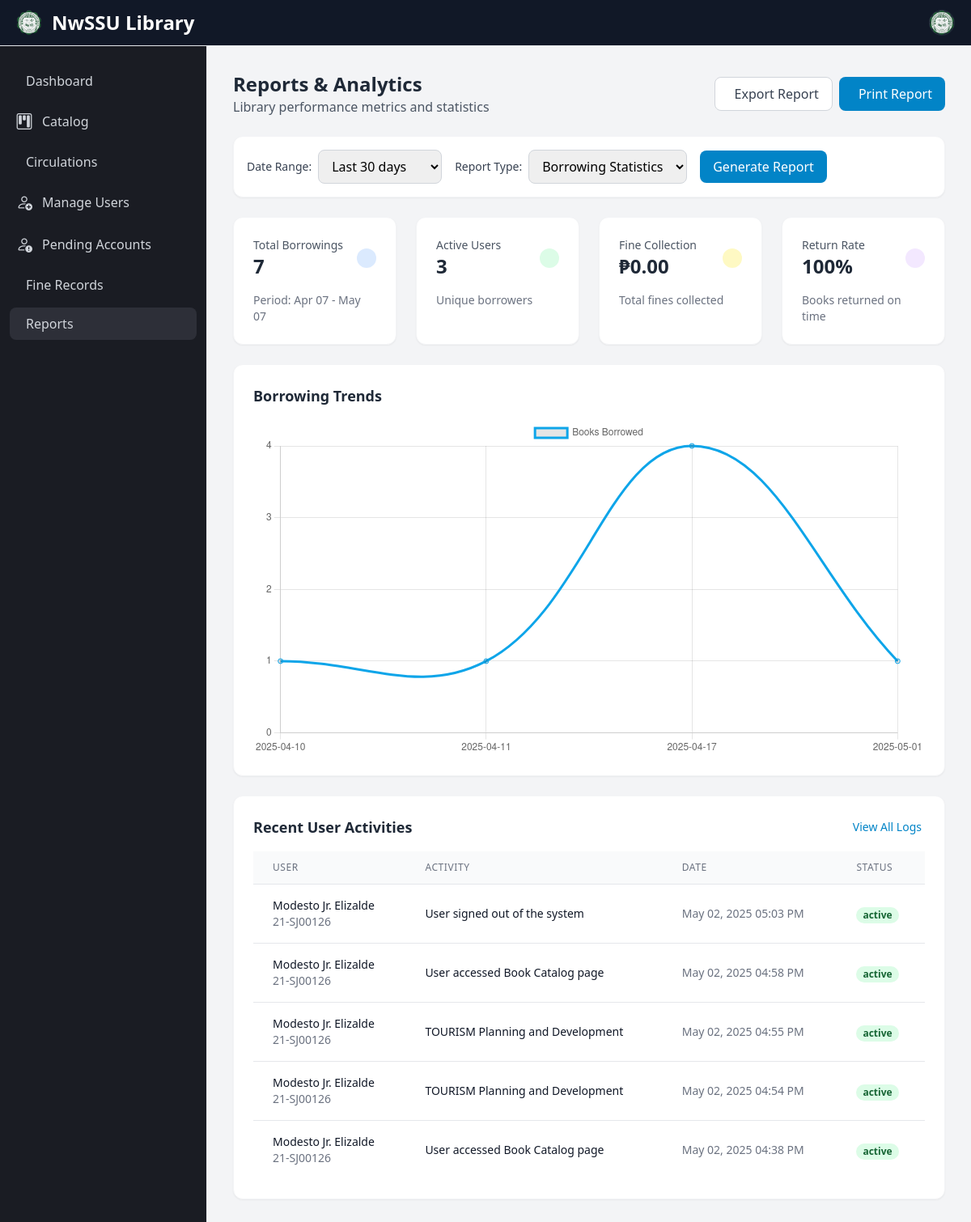
Page /admin_panel/reports.php on the earlier database version.
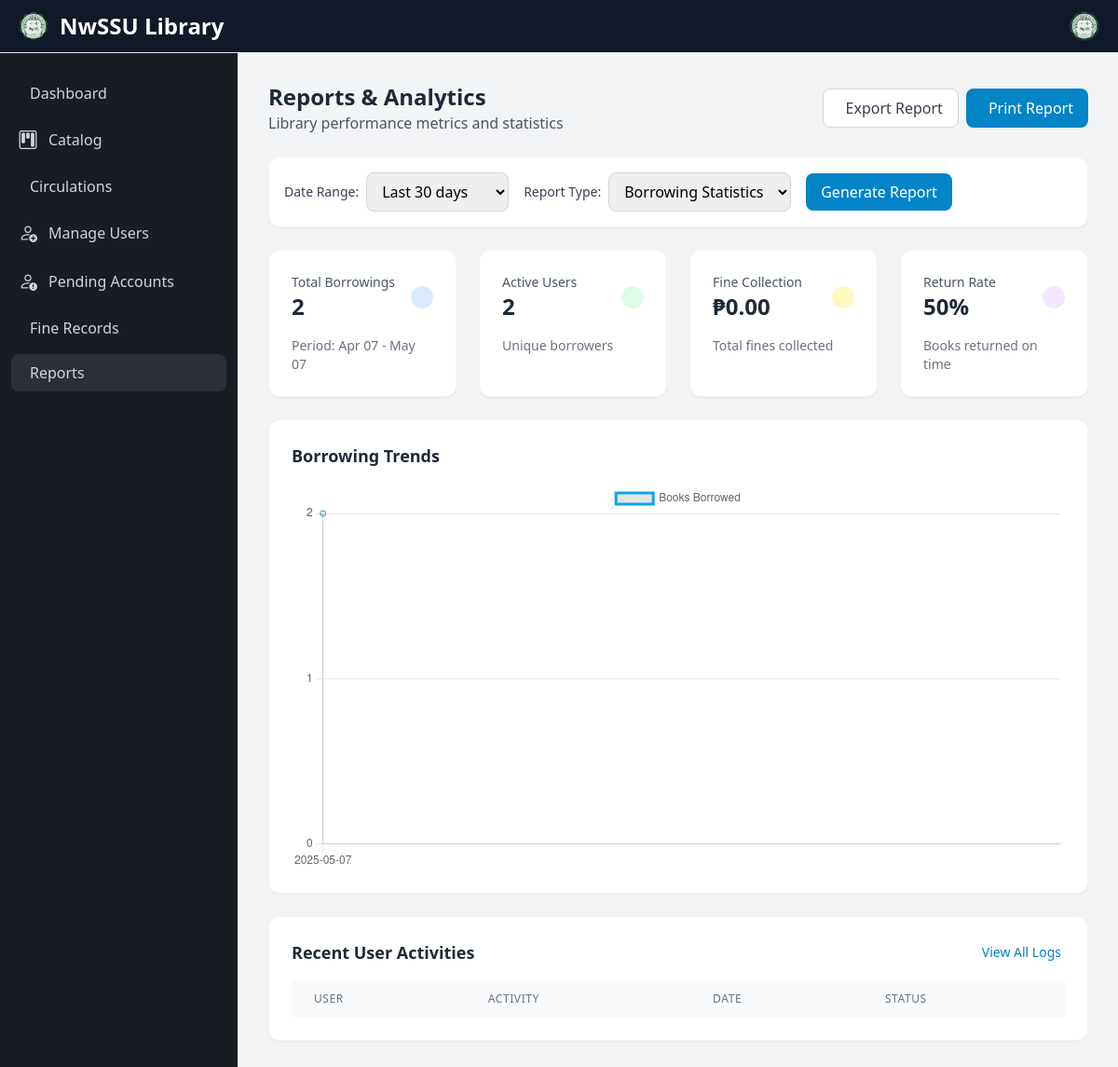
Same page on the later database version.
### tables this page shows
CREATE TABLE `activities` (
  `activity_id` int(50) NOT NULL,
  `user_id` varchar(250) NOT NULL,
  `activity_type` varchar(250) NOT NULL,
  `activity_details` varchar(250) NOT NULL,
  `activity_date` varchar(250) NOT NULL,
  `status` varchar(50) NOT NULL
);

CREATE TABLE `user_info` (
  `id` int(50) NOT NULL,
  `user_id` varchar(50) NOT NULL,
  `first_name` varchar(250) NOT NULL,
  `middle_name` varchar(250) NOT NULL,
  `last_name` varchar(250) NOT NULL,
  `patron_type` varchar(250) NOT NULL,
  `email` varchar(300) NOT NULL,
  `address` varchar(300) NOT NULL,
  `password` varchar(250) NOT NULL,
  `images` varchar(300) DEFAULT NULL,
  `status` varchar(50) NOT NULL,
  `account_status` varchar(50) NOT NULL
);

### admin_panel/reports.php (the view, shortened to what the changed rows need)
<?php
include '../admin_panel/side_nav.php';
$dateRange = $_GET['date_range'] ?? 'last_30_days';
$endDate = date('Y-m-d');
switch ($dateRange) {
    case 'last_30_days':
        $startDate = date('Y-m-d', strtotime('-30 days'));
        break;
}
try {
    $borrowedQuery = $conn->prepare("
        SELECT COUNT(*) as total_borrowed
        FROM borrowed_books
        WHERE borrowed_date BETWEEN ? AND ?
    ");
    $borrowedQuery->execute([$startDate, $endDate]);
    $totalBorrowed = $borrowedQuery->fetch(PDO::FETCH_ASSOC)['total_borrowed'];
    $activeUsersQuery = $conn->prepare("
        SELECT COUNT(DISTINCT user_id) as active_users
        FROM borrowed_books
        WHERE borrowed_date BETWEEN ? AND ?
    ");
    $activeUsersQuery->execute([$startDate, $endDate]);
    $activeUsers = $activeUsersQuery->fetch(PDO::FETCH_ASSOC)['active_users'];
    $returnedQuery = $conn->prepare("
        SELECT COUNT(*) as total_returned
        FROM return_books
        WHERE return_date BETWEEN ? AND ?
    ");
    $returnedQuery->execute([$startDate, $endDate]);
    $totalReturned = $returnedQuery->fetch(PDO::FETCH_ASSOC)['total_returned'];
    $returnRate = $totalBorrowed > 0 ? round(($totalReturned / $totalBorrowed) * 100) : 0;
    $activitiesQuery = $conn->prepare("
        SELECT a.*, u.first_name, u.last_name
        FROM activities a
        LEFT JOIN user_info u ON a.user_id = u.user_id
        ORDER BY a.activity_date DESC
        LIMIT 5
    ");
    $activitiesQuery->execute();
    $recentActivities = $activitiesQuery->fetchAll(PDO::FETCH_ASSOC);
    $trendsQuery = $conn->prepare("
        SELECT
            DATE(borrowed_date) as date,
            COUNT(*) as borrowed_count
        FROM borrowed_books
        WHERE borrowed_date BETWEEN ? AND ?
        GROUP BY DATE(borrowed_date)
        ORDER BY date
    ");
    $trendsQuery->execute([$startDate, $endDate]);
    $borrowingTrends = $trendsQuery->fetchAll(PDO::FETCH_ASSOC);
} catch (PDOException $e) {
    echo "Error: " . $e->getMessage();
    exit();
}
?>
<!DOCTYPE html>
<html lang="en">
<head>
    <script src="https://cdn.tailwindcss.com"></script>
    <link href="https://cdn.lineicons.com/4.0/lineicons.css" rel="stylesheet" />
</head>
<body class="bg-gray-50">
    <div class="p-4 lg:ml-64 mt-14">
        <div class="p-4 rounded-lg">
            <div class="flex flex-col md:flex-row justify-between items-start md:items-center mb-6">
                <div>
                    <h1 class="text-2xl font-bold text-gray-800">Reports & Analytics</h1>
                </div>
            </div>
            <div class="grid grid-cols-1 md:grid-cols-2 lg:grid-cols-4 gap-6 mb-6">
                <div class="bg-white rounded-xl shadow-sm p-6 border border-gray-100">
                    <div class="flex items-center justify-between">
                        <div>
                            <p class="text-sm font-medium text-gray-600">Total Borrowings</p>
                            <p class="text-2xl font-bold text-gray-800"><?= $totalBorrowed ?></p>
                        </div>
                    </div>
                </div>
                <div class="bg-white rounded-xl shadow-sm p-6 border border-gray-100">
                    <div class="flex items-center justify-between">
                        <div>
                            <p class="text-sm font-medium text-gray-600">Active Users</p>
                            <p class="text-2xl font-bold text-gray-800"><?= $activeUsers ?></p>
                        </div>
                    </div>
                </div>
                <div class="bg-white rounded-xl shadow-sm p-6 border border-gray-100">
                    <div class="flex items-center justify-between">
                        <div>
                            <p class="text-sm font-medium text-gray-600">Return Rate</p>
                            <p class="text-2xl font-bold text-gray-800"><?= $returnRate ?>%</p>
                        </div>
                    </div>
                </div>
            </div>
            <div class="bg-white rounded-xl shadow-sm p-6 border border-gray-100 mb-6">
                <h3 class="text-lg font-semibold text-gray-800 mb-4">Borrowing Trends</h3>
                <canvas id="borrowingTrendsChart"></canvas>
            </div>
            <div class="bg-white rounded-xl shadow-sm p-6 border border-gray-100 mb-6">
                <div class="overflow-x-auto">
                    <table class="min-w-full divide-y divide-gray-200">
                        <thead class="bg-gray-50">
                            <tr>
                                <th class="px-6 py-3 text-left text-xs font-medium text-gray-500 uppercase tracking-wider">User</th>
                                <th class="px-6 py-3 text-left text-xs font-medium text-gray-500 uppercase tracking-wider">Activity</th>
                                <th class="px-6 py-3 text-left text-xs font-medium text-gray-500 uppercase tracking-wider">Date</th>
                                <th class="px-6 py-3 text-left text-xs font-medium text-gray-500 uppercase tracking-wider">Status</th>
                            </tr>
                        </thead>
                        <tbody class="bg-white divide-y divide-gray-200">
                            <?php foreach ($recentActivities as $activity): ?>
                            <tr>
                                <td class="px-6 py-4 whitespace-nowrap">
                                    <div class="text-sm font-medium text-gray-900">
                                        <?= htmlspecialchars($activity['first_name'] . ' ' . $activity['last_name']) ?>
                                    </div>
                                    <div class="text-sm text-gray-500">
                                        <?= htmlspecialchars($activity['user_id']) ?>
                                    </div>
                                </td>
                                <td class="px-6 py-4">
                                    <div class="text-sm text-gray-900">
                                        <?= htmlspecialchars($activity['activity_details']) ?>
                                    </div>
                                </td>
                                <td class="px-6 py-4 whitespace-nowrap text-sm text-gray-500">
                                    <?= date('M d, Y h:i A', strtotime($activity['activity_date'])) ?>
                                </td>
                                <td class="px-6 py-4 whitespace-nowrap">
                                    <span class="px-2 inline-flex text-xs leading-5 font-semibold rounded-full
                                        <?= $activity['status'] === 'active' ? 'bg-green-100 text-green-800' : 'bg-red-100 text-red-800' ?>">
                                        <?= htmlspecialchars($activity['status']) ?>
                                    </span>
                                </td>
                            </tr>
                            <?php endforeach; ?>
                        </tbody>
                    </table>
                </div>
            </div>
        </div>
    </div>
    <script>
        // Initialize Charts
        document.addEventListener('DOMContentLoaded', function() {
            // Borrowing Trends Chart
            const borrowingTrendsCtx = document.getElementById('borrowingTrendsChart').getContext('2d');
            new Chart(borrowingTrendsCtx, {
                type: 'line',
                data: {
                    labels: <?= json_encode(array_column($borrowingTrends, 'date')) ?>,
                    datasets: [{
                        label: 'Books Borrowed',
                        data: <?= json_encode(array_column($borrowingTrends, 'borrowed_count')) ?>,
                        borderColor: '#0ea5e9',
                        tension: 0.4,
                        fill: false
                    }]
                },
                options: {
                    responsive: true,
                    plugins: {
                        legend: {
                            position: 'top',
                        }
                    },
                    scales: {
                        y: {
                            beginAtZero: true,
                            ticks: {
                                stepSize: 1
                            }
                        }
                    }
                }
            });
        });
        // Export Report
        function exportReport() {
            const dateRange = document.querySelector('select[name="date_range"]').value;
            const reportType = document.querySelector('select[name="report_type"]').value;
            window.location.href = `export_report.php?date_range=${dateRange}&report_type=${reportType}`;
        }
        // Print Report
        function printReport() {
            window.print();
        }
    </script>
</body>
</html>

Differences in the rows shown:
removed activities: user_info.first_name+last_name "Modesto Jr. Elizalde", user "21-SJ00126", activity_details "User signed out of the system", activity_date "May 02, 2025 05:03 PM", status "active"
removed activities: user_info.first_name+last_name "Modesto Jr. Elizalde", user "21-SJ00126", activity_details "User accessed Book Catalog page", activity_date "May 02, 2025 04:58 PM", status "active"
removed activities: user_info.first_name+last_name "Modesto Jr. Elizalde", user "21-SJ00126", activity_details "TOURISM Planning and Development", activity_date "May 02, 2025 04:55 PM", status "active"
removed activities: user_info.first_name+last_name "Modesto Jr. Elizalde", user "21-SJ00126", activity_details "TOURISM Planning and Development", activity_date "May 02, 2025 04:54 PM", status "active"
removed activities: user_info.first_name+last_name "Modesto Jr. Elizalde", user "21-SJ00126", activity_details "User accessed Book Catalog page", activity_date "May 02, 2025 04:38 PM", status "active"
Other differences:
$totalBorrowed: "7" → "2"
$activeUsers: "3" → "2"
$returnRate: "100" → "50"
chart data {{ json_encode(array_column($borrowingTrends, 'date')) }}: ["2025-04-10","2025-04-11","2025-04-17","2025-05-01"] → ["2025-05-07"]
